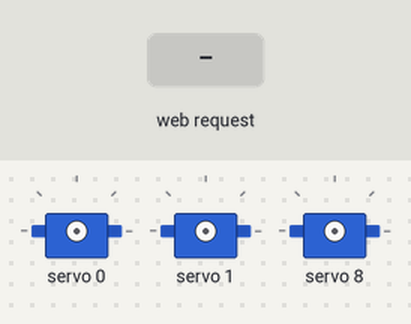
Simulated run of this sketch. Board: ESP8266 (NodeMCU). On the bench: 3 × servo. The test bench sets the inputs (shaded band). WiFi joins after 1.5 s; servers stay silent unless stated; what the sketch prints to the serial monitor is not drawn.

Above: at 2.7 s.
2.8 s: HTTP request GET /rotate received
At 5.6 s:
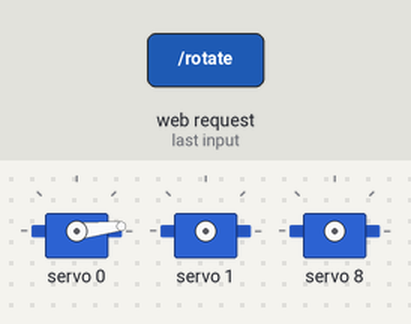
5.8 s: HTTP request GET /rotate?servo=1 received
At 6.26 s:
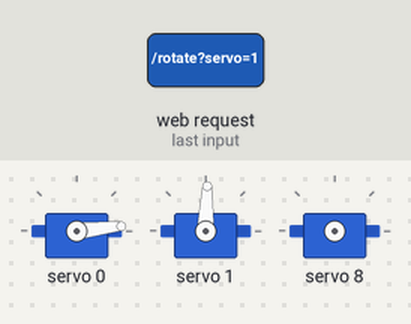
8.8 s: HTTP request GET /rotate?servo=120 received
10.3 s: HTTP request GET /rotate?angle=120 received
At 10.46 s:
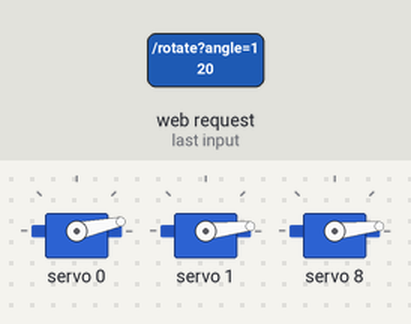
13.3 s: HTTP request GET /rotate?servo=120&angle=120 received
At 13.53 s:
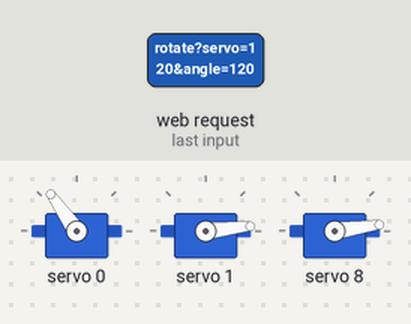
16.3 s: HTTP request GET /rotate?servo=0 received
At 20.08 s:
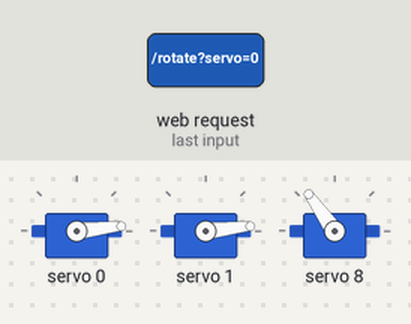
Timing chart, 0 to 20.3 s (numbered marks = the images above; inputs shaded):
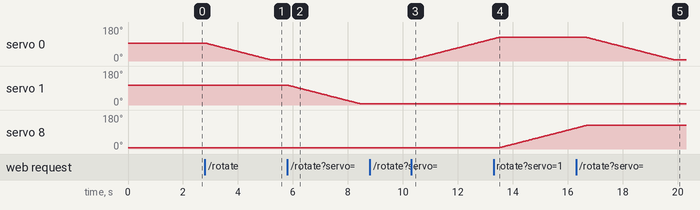

The sketch:

http_get_remote_v1.ino
```cpp
#include <Wire.h>
#include <Adafruit_PWMServoDriver.h>

#include <ESP8266WiFi.h>
#include <ESP8266WebServer.h>

const char* ssid = "robotarm";
const char* password = "thereisnospoon";


ESP8266WebServer server(80);


Adafruit_PWMServoDriver pwm = Adafruit_PWMServoDriver();

#define SERVOMIN  150 // this is the 'minimum' pulse length count (out of 4096)
#define SERVOMAX  600 // this is the 'maximum' pulse length count (out of 4096)

uint8_t baseServo = 0;  // Max 135, Min 20
uint8_t horiServo = 1;  // Max 165, Min 80
uint8_t vertServo = 2;  // Max 140, Min 80 reverse
uint8_t grioServo = 3;  // Max 120, Min 60
char servo;
int servoNum;

uint8_t servoPos[] = {90, 100, 120, 0, 0}; //each servoPositions
int servoResolution = 4;
int degree;
int degIncr = 5;


String input;
int pulselen = 0;


void handleRotate()
{
  Serial.print("servo = ");
  Serial.println(server.arg("servo"));
  Serial.print("angle = ");
  Serial.println(server.arg("angle"));
  //TODO: CLeanup
  int rotServoNum = server.arg("servo").toInt();
  int rotServoDegree = server.arg("angle").toInt();

  server.send ( 200, "text/plain", "1" );

  rotateServo(rotServoNum, rotServoDegree);

}


void setup() {
  Serial.begin(9600);
  pwm.begin();
  pwm.setPWMFreq(60);  // Analog servos run at ~60 Hz updates

  WiFi.mode ( WIFI_STA );
  WiFi.begin(ssid, password);
  while(WiFi.status() != WL_CONNECTED)
  {
    Serial.print(".");
    delay(500);
  }

  //WiFi.softAP( ssid, password );
  Serial.println ("");
  Serial.print ("SSID: ");
  Serial.println (ssid);
  Serial.print ("Password: ");
  Serial.println (password);
  Serial.print ("IP address: ");
  Serial.println (WiFi.localIP());


  server.on ( "/rotate", handleRotate );
  server.begin();
  delay(10);
  /*//waiting for station to connect
  while(!WiFi.softAPgetStationNum())
  {
    Serial.print(".");
    delay(500);
  }*/
}


void loop() {
  server.handleClient();
/*
  while (Serial.available())
  {
    input = Serial.readStringUntil(';');
    if (input.indexOf(":") == -1) break;

    Serial.print("Input: ");
    Serial.println(input);

    servo = input[0];
    if (servo == 'b')  servoNum = 0;
    else if (servo == 'h') servoNum = 1;
    else if (servo == 'v') servoNum = 2;
    else if (servo == 'g') servoNum = 3;
    else servoNum = 4;

    if (input.indexOf("-") != -1)
    { //decrease servo angle by degIncr
      rotateServo(servoNum, servoPos[servoNum] - degIncr);
      break;
    }
    if (input.indexOf("+") != -1)
    {
      rotateServo(servoNum, servoPos[servoNum] + degIncr);
      break;
    }

    input.remove(0, 2);
    degree = input.toInt();

    Serial.print("Degrees: ");
    Serial.println(input);

    rotateServo(servoNum, degree);

  }
 */
}


void rotateServo(int servoNum, int degree)
{

  pulselen = map(degree, 0, 180, SERVOMIN, SERVOMAX);
  int curr_pulse = map(servoPos[servoNum], 0, 180, SERVOMIN, SERVOMAX);

  if (degree-servoPos[servoNum] > servoResolution)
  {
    for (int i = curr_pulse; i <= pulselen; i++)
    {
      pwm.setPWM(servoNum, 0, i);
      delay(10);
    }
  }

  if (degree-servoPos[servoNum] < -servoResolution)
  {
    for (int i = curr_pulse; i >= pulselen; i--)
    {
      pwm.setPWM(servoNum, 0, i);
      delay(10);
    }
  }

  if (abs(degree-servoPos[servoNum] < servoResolution))
  {
    pwm.setPWM(servoNum, 0, pulselen);
    delay(20);
  }

  servoPos[servoNum] = degree;
  /*Serial.print("Servo: ");
  Serial.println(servoNum);
  Serial.print("Degree: ");
  Serial.println(degree);
  */
}
```

Measured:
- after the input at 2.8 s, servo 0: moves from 95° to 6° over 2.4 s, starting at once
- after the input at 5.8 s, servo 1: moves from 105° to 6° over 2.6 s, starting at once
- after the input at 10.3 s, servo 0: moves from 6° to 118° over 3.0 s, starting at once
- after the input at 13.3 s, servo 8: moves from 6° to 111° over 2.8 s, starting after 0.20 s
- after the input at 16.3 s, servo 0: moves from 125° to 6° over 3.2 s, starting after 0.39 s
